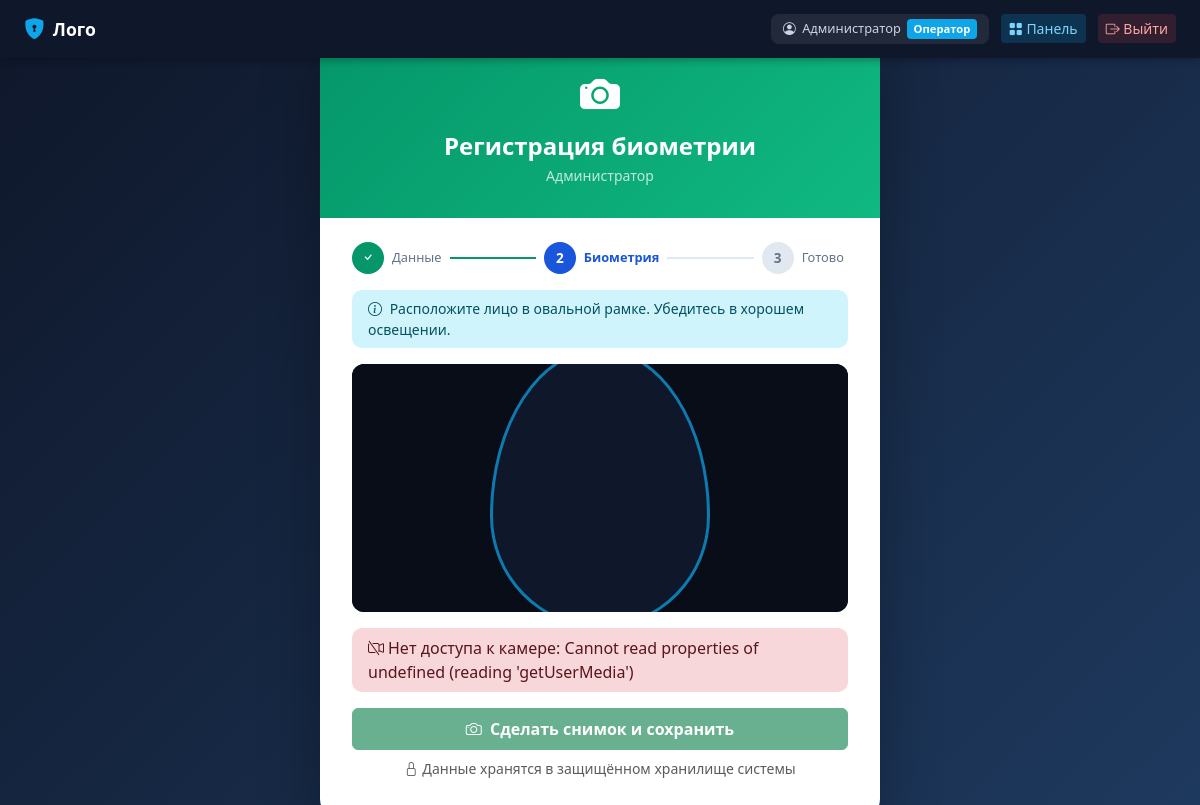
Page /accounts/register/biometric/ (signed in) on the earlier database version.
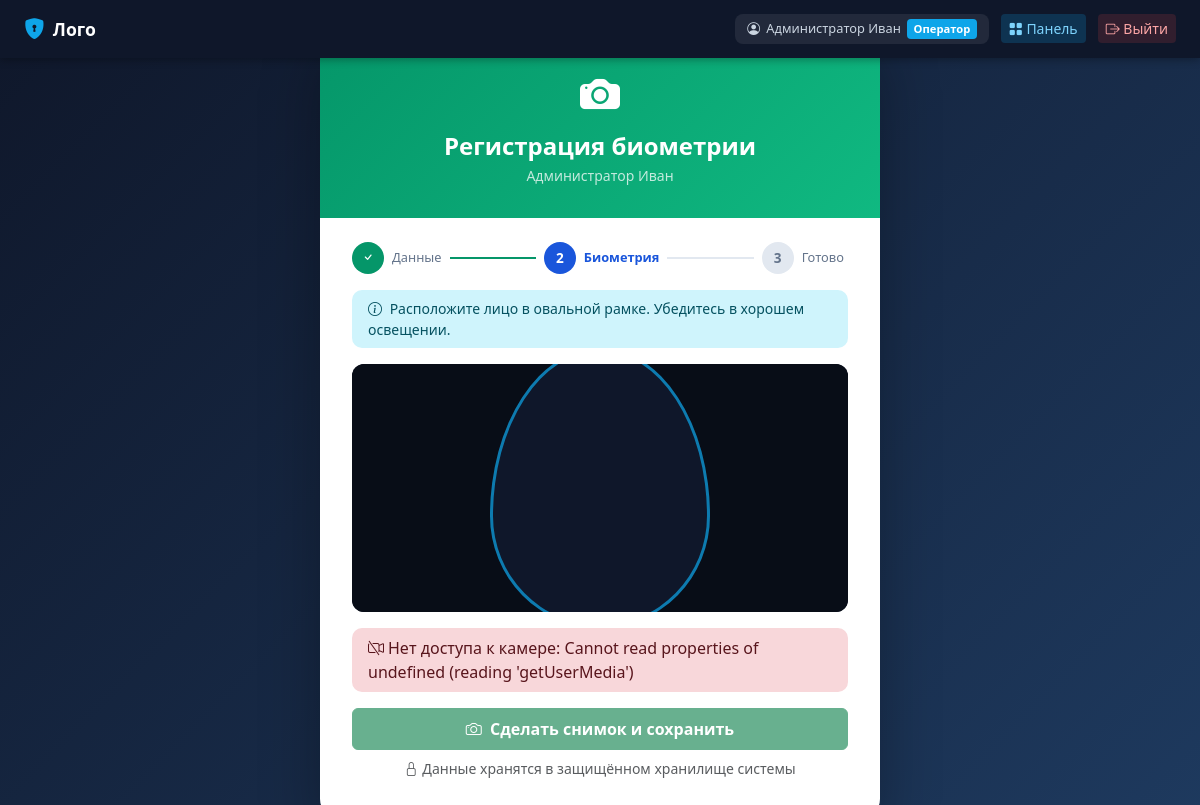
Same page on the later database version.
### apps/accounts/models.py (models this page shows, shortened)
class CustomUser(AbstractUser):
    patronymic = models.CharField('Отчество', max_length=150, blank=True)
    phone = models.CharField('Телефон', max_length=20, blank=True)
    is_operator = models.BooleanField('Оператор', default=False)
    is_biometric_registered = models.BooleanField('Биометрия зарегистрирована', default=False)
    failed_attempts = models.PositiveIntegerField('Неудачных попыток', default=0)
    locked_until = models.DateTimeField('Заблокирован до', null=True, blank=True)
    created_at = models.DateTimeField('Дата регистрации', auto_now_add=True)
    class Meta:
        verbose_name = 'Пользователь'
        verbose_name_plural = 'Пользователи'
    def get_full_name_ru(self):
        parts = [self.last_name, self.first_name, self.patronymic]
        return ' '.join(p for p in parts if p) or self.username

### apps/accounts/views.py (the view)
# urls.py: path('accounts/register/biometric/', views.register_step2, name='register_step2'),
def register_step2(request):
    user_id = request.session.get('pending_biometric_user_id')
    if not user_id:
        return redirect('register_step1')
    user = get_object_or_404(CustomUser, pk=user_id)
    return render(request, 'accounts/register_step2.html', {'user': user})

### templates/accounts/register_step2.html (shortened to what this page needs)
{% extends "base.html" %}
{% block layout %}
<div class="auth-page">
  <div style="width:100%;max-width:560px">
    <div style="background:#fff;border-radius:20px;box-shadow:0 20px 60px rgba(0,0,0,.3);overflow:hidden">
      <div class="auth-header" style="background:linear-gradient(135deg,#059669,#10b981)">
        <i class="bi bi-camera-fill"></i>
        <h4 class="mb-0 fw-bold">Регистрация биометрии</h4>
        <p class="mb-0 opacity-75 small mt-1">{{ user.get_full_name_ru }}</p>
      </div>
      <div style="padding:1.5rem 2rem">
        <div class="stepper mb-3">
          <div class="step done"><div class="step-num"><i class="bi bi-check"></i></div><div class="step-label">Данные</div></div>
          <div class="step-line" style="background:#059669"></div>
          <div class="step active"><div class="step-num">2</div><div class="step-label">Биометрия</div></div>
          <div class="step-line"></div>
          <div class="step"><div class="step-num">3</div><div class="step-label">Готово</div></div>
        </div>
        <div class="alert alert-info small py-2">
          <i class="bi bi-info-circle me-1"></i>
          Расположите лицо в овальной рамке. Убедитесь в хорошем освещении.
        </div>
        <div style="position:relative;border-radius:12px;overflow:hidden;background:#0f172a;margin-bottom:1rem">
          <video id="cameraFeed" autoplay playsinline style="width:100%;display:block;max-height:340px;object-fit:cover"></video>
        </div>
        <div id="statusMsg" class="alert py-2 d-none"></div>
        <div style="display:flex;gap:.75rem">
          <button id="captureBtn" class="btn btn-success flex-grow-1 py-2 fw-semibold" disabled>
            <i class="bi bi-camera me-1"></i> Сделать снимок и сохранить
          </button>
        </div>
        <p class="text-muted small text-center mt-2">
          <i class="bi bi-lock me-1"></i>Данные хранятся в защищённом хранилище системы
        </p>
      </div>
    </div>
  </div>
</div>
{% endblock %}

### templates/base.html (shortened to what this page needs)
<!DOCTYPE html>
<html lang="ru">
<head>
{% load static %}
<link href="https://cdnjs.cloudflare.com/ajax/libs/bootstrap/5.3.2/css/bootstrap.min.css" rel="stylesheet">
<link href="https://cdnjs.cloudflare.com/ajax/libs/bootstrap-icons/1.11.3/font/bootstrap-icons.min.css" rel="stylesheet">
</head>
<body>
{% block topbar %}
<nav class="topbar">
  <a href="{% url 'home' %}" class="brand"><i class="bi bi-shield-lock-fill"></i>Лого</a>
  <div class="ms-auto">
    {% if user.is_authenticated %}
      <div class="user-badge">
        <i class="bi bi-person-circle"></i>
        {{ user.get_full_name_ru }}
        {% if user.is_operator or user.is_superuser %}<span class="role">Оператор</span>{% endif %}
      </div>
      {% if user.is_operator or user.is_superuser %}
        <a href="{% url 'operator_dashboard' %}" class="btn btn-sm" style="background:rgba(14,165,233,.2);color:#7dd3fc;border:none;">
          <i class="bi bi-grid-fill"></i> Панель
        </a>
      {% endif %}
      <a href="{% url 'logout' %}" class="btn btn-sm" style="background:rgba(239,68,68,.15);color:#fca5a5;border:none;">
        <i class="bi bi-box-arrow-right"></i> Выйти
      </a>
    {% endif %}
  </div>
</nav>
{% endblock %}
{% block layout %}{% endblock %}
</body>
</html>

Differences in the rows shown:
changed CustomUser: get_full_name_ru "Администратор" → "Администратор Иван"
